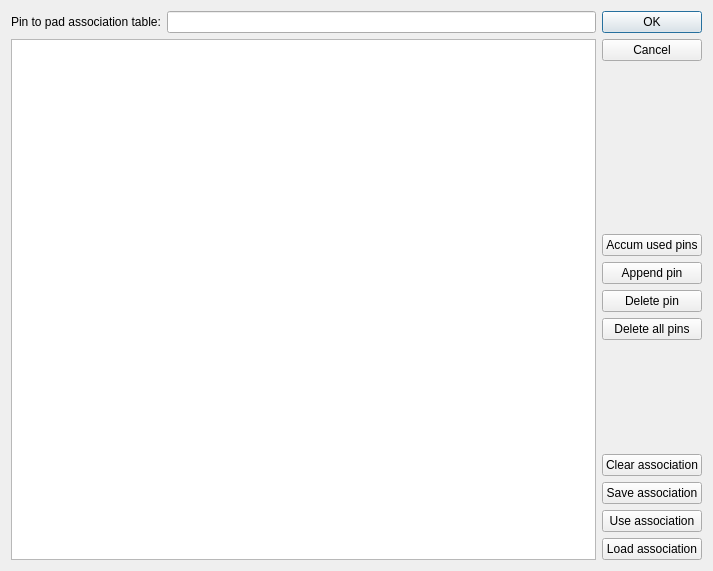
<?xml version="1.0" encoding="UTF-8"?>
<ui version="4.0">
 <class>SdDPads</class>
 <widget class="QDialog" name="SdDPads">
  <property name="geometry">
   <rect>
    <x>0</x>
    <y>0</y>
    <width>713</width>
    <height>571</height>
   </rect>
  </property>
  <property name="windowTitle">
   <string>Dialog</string>
  </property>
  <layout class="QHBoxLayout" name="horizontalLayout_2">
   <item>
    <layout class="QVBoxLayout" name="verticalLayout_2">
     <item>
      <layout class="QHBoxLayout" name="horizontalLayout">
       <item>
        <widget class="QLabel" name="label">
         <property name="text">
          <string>Pin to pad association table:</string>
         </property>
        </widget>
       </item>
       <item>
        <widget class="QLineEdit" name="mAssociationName"/>
       </item>
      </layout>
     </item>
     <item>
      <widget class="QTableWidget" name="mPadTable"/>
     </item>
    </layout>
   </item>
   <item>
    <layout class="QVBoxLayout" name="verticalLayout">
     <item>
      <widget class="QDialogButtonBox" name="buttonBox">
       <property name="sizePolicy">
        <sizepolicy hsizetype="Preferred" vsizetype="Expanding">
         <horstretch>0</horstretch>
         <verstretch>0</verstretch>
        </sizepolicy>
       </property>
       <property name="orientation">
        <enum>Qt::Vertical</enum>
       </property>
       <property name="standardButtons">
        <set>QDialogButtonBox::Cancel|QDialogButtonBox::Ok</set>
       </property>
      </widget>
     </item>
     <item>
      <spacer name="verticalSpacer">
       <property name="orientation">
        <enum>Qt::Vertical</enum>
       </property>
       <property name="sizeHint" stdset="0">
        <size>
         <width>20</width>
         <height>40</height>
        </size>
       </property>
      </spacer>
     </item>
     <item>
      <widget class="QPushButton" name="mAccumUsedPins">
       <property name="text">
        <string>Accum used pins</string>
       </property>
      </widget>
     </item>
     <item>
      <widget class="QPushButton" name="mAppendPin">
       <property name="text">
        <string>Append pin</string>
       </property>
      </widget>
     </item>
     <item>
      <widget class="QPushButton" name="mDeletePin">
       <property name="text">
        <string>Delete pin</string>
       </property>
      </widget>
     </item>
     <item>
      <widget class="QPushButton" name="mDeleteAllPins">
       <property name="text">
        <string>Delete all pins</string>
       </property>
      </widget>
     </item>
     <item>
      <spacer name="verticalSpacer_2">
       <property name="orientation">
        <enum>Qt::Vertical</enum>
       </property>
       <property name="sizeHint" stdset="0">
        <size>
         <width>20</width>
         <height>40</height>
        </size>
       </property>
      </spacer>
     </item>
     <item>
      <widget class="QPushButton" name="mAssociationClear">
       <property name="text">
        <string>Clear association</string>
       </property>
      </widget>
     </item>
     <item>
      <widget class="QPushButton" name="mAssociationSave">
       <property name="text">
        <string>Save association</string>
       </property>
      </widget>
     </item>
     <item>
      <widget class="QPushButton" name="mAssociationUse">
       <property name="text">
        <string>Use association</string>
       </property>
      </widget>
     </item>
     <item>
      <widget class="QPushButton" name="mAssociationLoad">
       <property name="text">
        <string>Load association</string>
       </property>
      </widget>
     </item>
    </layout>
   </item>
  </layout>
 </widget>
 <resources/>
 <connections>
  <connection>
   <sender>buttonBox</sender>
   <signal>accepted()</signal>
   <receiver>SdDPads</receiver>
   <slot>accept()</slot>
   <hints>
    <hint type="sourcelabel">
     <x>248</x>
     <y>254</y>
    </hint>
    <hint type="destinationlabel">
     <x>157</x>
     <y>274</y>
    </hint>
   </hints>
  </connection>
  <connection>
   <sender>buttonBox</sender>
   <signal>rejected()</signal>
   <receiver>SdDPads</receiver>
   <slot>reject()</slot>
   <hints>
    <hint type="sourcelabel">
     <x>316</x>
     <y>260</y>
    </hint>
    <hint type="destinationlabel">
     <x>286</x>
     <y>274</y>
    </hint>
   </hints>
  </connection>
 </connections>
</ui>
